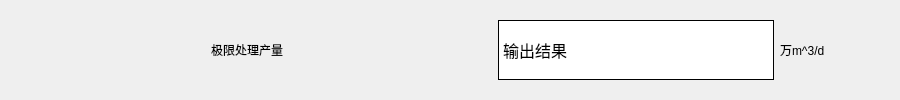
                      <widget class="QFrame" name="frame_156">
                       <property name="sizePolicy">
                        <sizepolicy hsizetype="Expanding" vsizetype="Expanding">
                         <horstretch>0</horstretch>
                         <verstretch>0</verstretch>
                        </sizepolicy>
                       </property>
                       <property name="minimumSize">
                        <size>
                         <width>900</width>
                         <height>0</height>
                        </size>
                       </property>
                       <property name="maximumSize">
                        <size>
                         <width>16777215</width>
                         <height>16777215</height>
                        </size>
                       </property>
                       <property name="styleSheet">
                        <string notr="true">border:0px</string>
                       </property>
                       <property name="frameShape">
                        <enum>QFrame::StyledPanel</enum>
                       </property>
                       <property name="frameShadow">
                        <enum>QFrame::Raised</enum>
                       </property>
                       <layout class="QHBoxLayout" name="horizontalLayout_141">
                        <item>
                         <widget class="QLabel" name="label_185">
                          <property name="minimumSize">
                           <size>
                            <width>170</width>
                            <height>0</height>
                           </size>
                          </property>
                          <property name="maximumSize">
                           <size>
                            <width>16777215</width>
                            <height>16777215</height>
                           </size>
                          </property>
                          <property name="styleSheet">
                           <string notr="true">font: 20pt &quot;黑体&quot;; </string>
                          </property>
                          <property name="text">
                           <string>极限处理产量</string>
                          </property>
                          <property name="alignment">
                           <set>Qt::AlignCenter</set>
                          </property>
                         </widget>
                        </item>
                        <item>
                         <widget class="QFrame" name="frame_157">
                          <property name="maximumSize">
                           <size>
                            <width>400</width>
                            <height>16777215</height>
                           </size>
                          </property>
                          <property name="frameShape">
                           <enum>QFrame::StyledPanel</enum>
                          </property>
                          <property name="frameShadow">
                           <enum>QFrame::Raised</enum>
                          </property>
                          <layout class="QHBoxLayout" name="horizontalLayout_142">
                           <item>
                            <widget class="QLabel" name="Qd_3">
                             <property name="minimumSize">
                              <size>
                               <width>0</width>
                               <height>30</height>
                              </size>
                             </property>
                             <property name="font">
                              <font>
                               <family>宋体</family>
                               <pointsize>12</pointsize>
                               <weight>9</weight>
                               <italic>false</italic>
                               <bold>false</bold>
                              </font>
                             </property>
                             <property name="styleSheet">
                              <string notr="true">font: 75 12pt &quot;宋体&quot;;
border-bottom: 1px solid rgb(0,0,0);

border:1px inset;
background-color: rgb(255, 255, 255);</string>
                             </property>
                             <property name="text">
                              <string>输出结果</string>
                             </property>
                            </widget>
                           </item>
                           <item>
                            <widget class="QLabel" name="label_187">
                             <property name="maximumSize">
                              <size>
                               <width>100</width>
                               <height>16777215</height>
                              </size>
                             </property>
                             <property name="styleSheet">
                              <string notr="true">font: 12pt &quot;Times New Roman&quot;;</string>
                             </property>
                             <property name="text">
                              <string>万m^3/d</string>
                             </property>
                            </widget>
                           </item>
                          </layout>
                         </widget>
                        </item>
                       </layout>
                      </widget>
